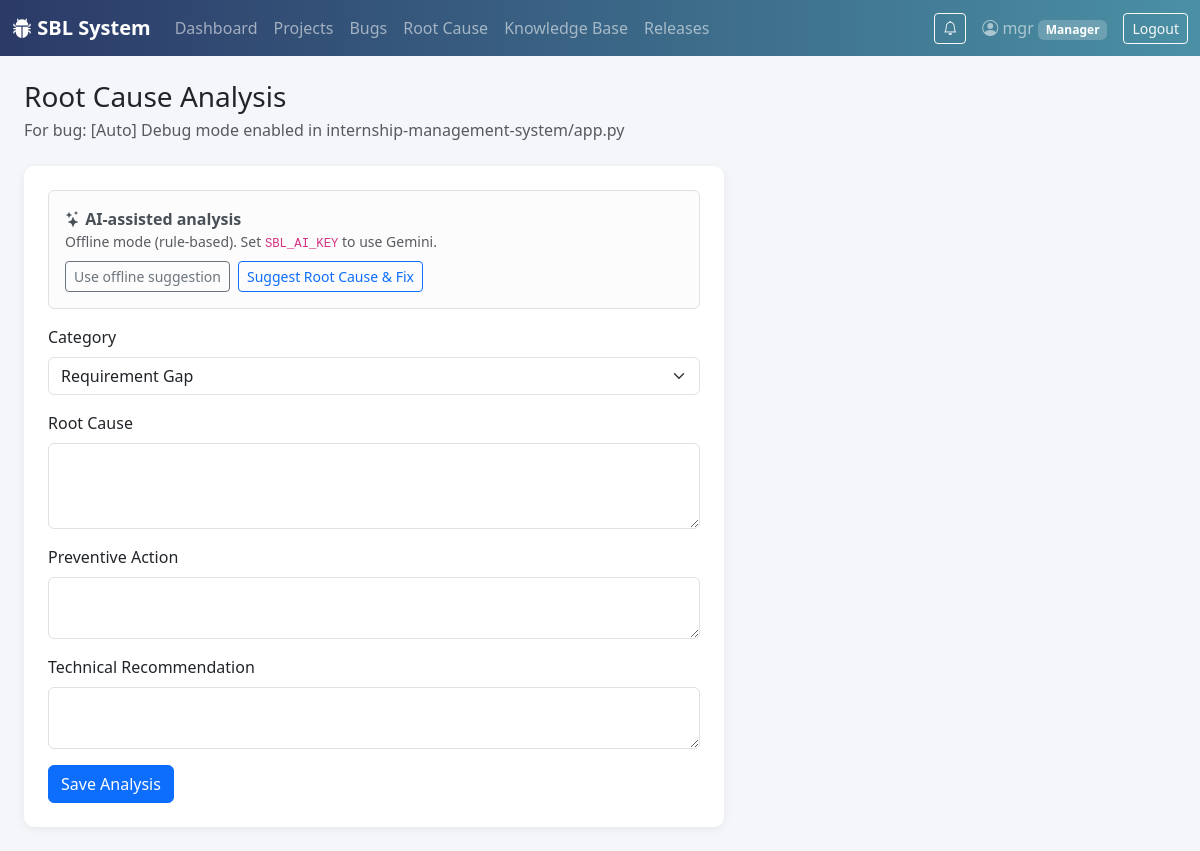
Page /rca/bug/29/new (signed in) on the committed database.
### tables this page shows
CREATE TABLE users (
    id INTEGER PRIMARY KEY AUTOINCREMENT,
    username TEXT UNIQUE NOT NULL,
    email TEXT UNIQUE NOT NULL,
    password_hash TEXT NOT NULL,
    role TEXT NOT NULL DEFAULT 'Tester',
    created_at TIMESTAMP DEFAULT CURRENT_TIMESTAMP
);

CREATE TABLE bugs (
    id INTEGER PRIMARY KEY AUTOINCREMENT,
    project_id INTEGER NOT NULL,
    title TEXT NOT NULL,
    description TEXT,
    reproduction_steps TEXT,
    severity TEXT DEFAULT 'Medium',
    priority TEXT DEFAULT 'Medium',
    status TEXT DEFAULT 'New',
    reported_by INTEGER,
    assigned_to INTEGER,
    attachment_path TEXT,
    created_at TIMESTAMP DEFAULT CURRENT_TIMESTAMP,
    updated_at TIMESTAMP DEFAULT CURRENT_TIMESTAMP, assigned_tester INTEGER REFERENCES users(id), reopen_count INTEGER DEFAULT 0,
    FOREIGN KEY (project_id) REFERENCES projects(id) ON DELETE CASCADE,
    FOREIGN KEY (reported_by) REFERENCES users(id),
    FOREIGN KEY (assigned_to) REFERENCES users(id)
);

### app/rca.py (the view, shortened to what this page needs)
@bp.route("/bug/<int:bug_id>/new", methods=("GET", "POST"))
@login_required
def new(bug_id):
    bug = get_bug_or_404(bug_id)
    return render_template("rca/new.html", bug=bug, categories=CATEGORIES,
                           ai_enabled=ai_assist.is_configured())

### app/access.py (called while the page is built, shortened)
def _role(user):
    return user["role"] if user is not None else None

def bug_scope(user, alias="b"):
    a = (alias + ".") if alias else ""
    role = _role(user)
    if role in ("Admin", "Tester"):
        return "1=1", ()
    if role == "Manager":
        return f"{a}project_id IN ({_MEMBER_SQL})", (user["id"],)
    if role == "Developer":
        return (f"({a}assigned_to = ? AND {a}project_id IN ({_MEMBER_SQL}))",
                (user["id"], user["id"]))
    return "0=1", ()

def can_view_bug(db, user, bug_id):
    sql, params = bug_scope(user, "b")
    return db.execute(f"SELECT 1 FROM bugs b WHERE b.id = ? AND {sql}", (bug_id, *params)).fetchone() is not None

def guard_uploads():
    if not request.path.startswith("/static/uploads/"):
        return None

### app/ai_assist.py (called while the page is built)
def get_key():
    return (os.environ.get("SBL_AI_KEY") or os.environ.get("GEMINI_API_KEY") or "").strip()

def is_configured():
    return bool(get_key())

### app/auth.py (called while the page is built)
def login_required(view):
    @functools.wraps(view)
    def wrapped(**kwargs):
        if g.user is None:
            return redirect(url_for("auth.login"))
        return view(**kwargs)
    return wrapped

### app/bugs.py (called while the page is built)
def get_bug_or_404(bug_id):
    db = get_db()
    bug = db.execute(
        """SELECT b.*, p.name AS project_name,
                  ru.username AS reporter_name, au.username AS assignee_name,
                  tu.username AS tester_name
           FROM bugs b
           JOIN projects p ON p.id = b.project_id
           LEFT JOIN users ru ON ru.id = b.reported_by
           LEFT JOIN users au ON au.id = b.assigned_to
           LEFT JOIN users tu ON tu.id = b.assigned_tester
           WHERE b.id = ?""",
        (bug_id,),
    ).fetchone()
    if bug is None:
        abort(404)
    if not access.can_view_bug(db, g.user, bug_id):
        abort(403)          # the bug exists but this user is not allowed to see it
    return bug

### app/db.py (called while the page is built)
def get_db():
    if "db" not in g:
        g.db = sqlite3.connect(DB_PATH, detect_types=sqlite3.PARSE_DECLTYPES)
        g.db.row_factory = sqlite3.Row
        g.db.execute("PRAGMA foreign_keys = ON")
    return g.db

### app/templates/rca/new.html (shortened to what this page needs)
{% extends "base.html" %}
{% block content %}
<h3 class="mb-1">Root Cause Analysis</h3>
<p class="text-muted mb-4">For bug: {{ bug['title'] }}</p>
<div class="card sbl-card p-4" style="max-width: 700px;">
  <div class="alert alert-light border d-flex justify-content-between align-items-center flex-wrap gap-2">
    <div>
      <strong><i class="bi bi-stars"></i> AI-assisted analysis</strong>
      <div class="small text-muted" id="aiHint">
        {% if ai_enabled %}Gemini is connected. The bug text is sent to Google to generate the suggestion.
        {% else %}Offline mode (rule-based). Set <code>SBL_AI_KEY</code> to use Gemini.{% endif %}
      </div>
    </div>
    <div class="d-flex gap-2">
      <button type="button" class="btn btn-outline-secondary btn-sm" id="offlineBtn">Use offline suggestion</button>
      <button type="button" class="btn btn-outline-primary btn-sm" id="suggestBtn">Suggest Root Cause &amp; Fix</button>
    </div>
  </div>
  <form method="post">
    <div class="mb-3">
      <label class="form-label">Category</label>
      <select name="category" id="f_category" class="form-select">
        {% for c in categories %}<option value="{{ c }}">{{ c }}</option>{% endfor %}
      </select>
    </div>
    <div class="mb-3">
      <label class="form-label">Root Cause</label>
      <textarea name="root_cause" id="f_root_cause" class="form-control" rows="3" required></textarea>
    </div>
    <div class="mb-3">
      <label class="form-label">Preventive Action</label>
      <textarea name="preventive_action" id="f_preventive" class="form-control" rows="2"></textarea>
    </div>
    <div class="mb-3">
      <label class="form-label">Technical Recommendation</label>
      <textarea name="technical_recommendation" id="f_recommendation" class="form-control" rows="2"></textarea>
    </div>
    <button type="submit" class="btn btn-primary">Save Analysis</button>
  </form>
</div>
{% endblock %}

### app/templates/base.html (shortened to what this page needs)
<!doctype html>
<html lang="en">
<head>
  <link href="https://cdnjs.cloudflare.com/ajax/libs/bootstrap/5.3.3/css/bootstrap.min.css" rel="stylesheet">
  <link href="https://cdnjs.cloudflare.com/ajax/libs/bootstrap-icons/1.11.3/font/bootstrap-icons.min.css" rel="stylesheet">
  <link href="{{ url_for('static', filename='css/style.css') }}" rel="stylesheet">
</head>
<body>
{% if current_user %}
<nav class="navbar navbar-expand-lg navbar-dark sbl-navbar">
  <div class="container-fluid">
    <a class="navbar-brand fw-semibold" href="{{ url_for('dashboard.home') }}"><i class="bi bi-bug-fill"></i> SBL System</a>
    <div class="collapse navbar-collapse" id="nav">
      <ul class="navbar-nav me-auto">
        <li class="nav-item"><a class="nav-link" href="{{ url_for('dashboard.home') }}">Dashboard</a></li>
        <li class="nav-item"><a class="nav-link" href="{{ url_for('projects.list_projects') }}">Projects</a></li>
        <li class="nav-item"><a class="nav-link" href="{{ url_for('bugs.list_bugs') }}">Bugs</a></li>
        <li class="nav-item"><a class="nav-link" href="{{ url_for('rca.list_all') }}">Root Cause</a></li>
        <li class="nav-item"><a class="nav-link" href="{{ url_for('kb.list_articles') }}">Knowledge Base</a></li>
        <li class="nav-item"><a class="nav-link" href="{{ url_for('releases.list_releases') }}">Releases</a></li>
      </ul>
      <a href="{{ url_for('notifications.list_notifications') }}"
         class="btn btn-outline-light btn-sm me-3 position-relative"
         title="Notifications">
        <i class="bi bi-bell"></i>
      </a>
      <span class="navbar-text me-3">
        <i class="bi bi-person-circle"></i> {{ current_user['username'] }}
        <span class="badge sbl-role-badge">{{ current_user['role'] }}</span>
      </span>
      <a href="{{ url_for('auth.logout') }}" class="btn btn-outline-light btn-sm">Logout</a>
    </div>
  </div>
</nav>
{% endif %}
<div class="container-fluid py-4 px-4">
  {% block content %}{% endblock %}
</div>
</body>
</html>

### app/static/css/style.css (style rules this page uses)
:root { --sbl-primary: #2b3a67; --sbl-accent: #4a90a4; }
body { background-color: #f4f6f9; }
.sbl-navbar { background: linear-gradient(90deg, var(--sbl-primary), var(--sbl-accent)); }
.sbl-role-badge { background-color: rgba(255,255,255,0.2); }
.sbl-card { border: none; border-radius: 10px; box-shadow: 0 2px 10px rgba(0,0,0,0.06); }

### rows in the picture
users: username "mgr", role "Manager"
bugs: title "[Auto] Debug mode enabled in internship-management-system/app.py"

### other values in the picture
form field category "Requirement Gap"
